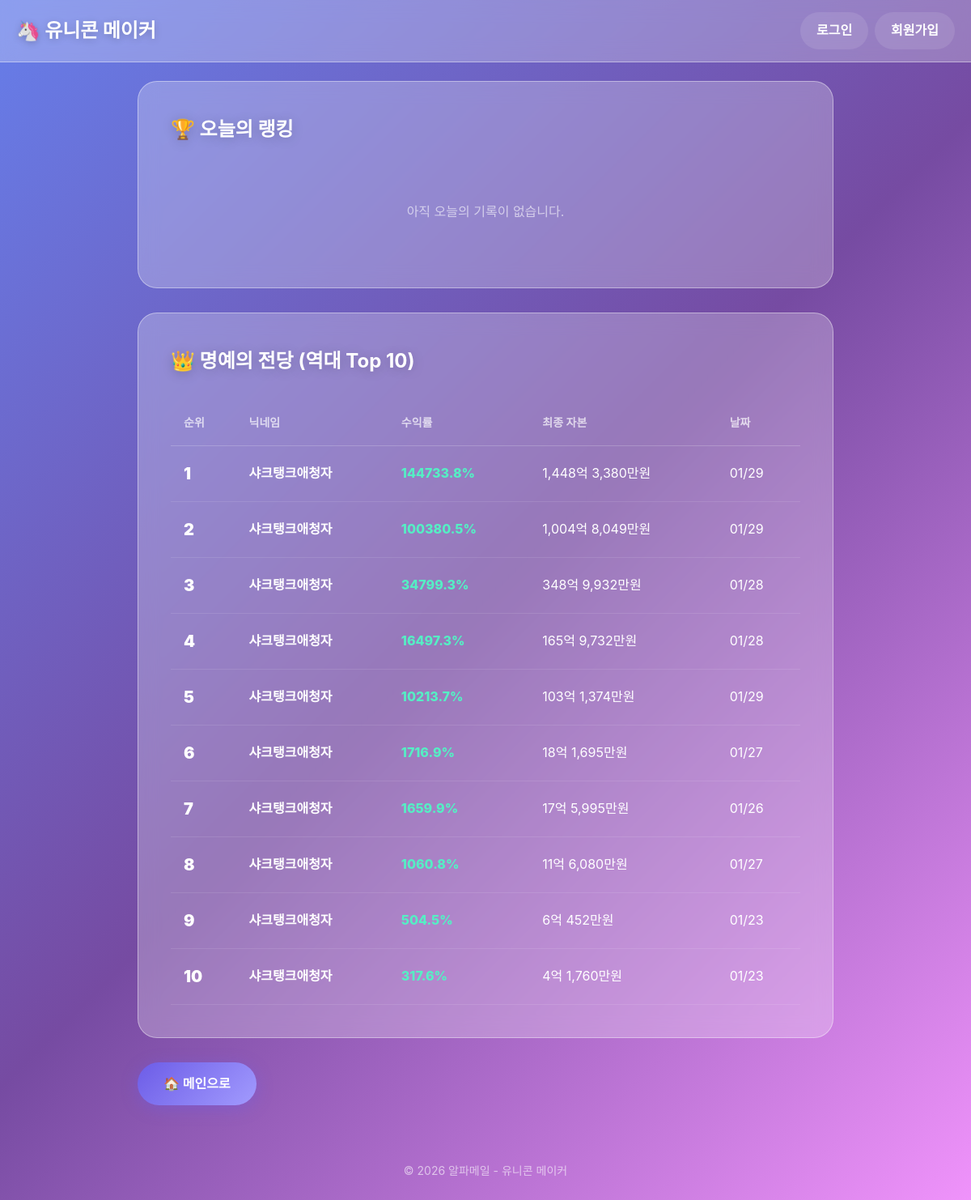
/ranking/, run on an earlier commit of the app's database.
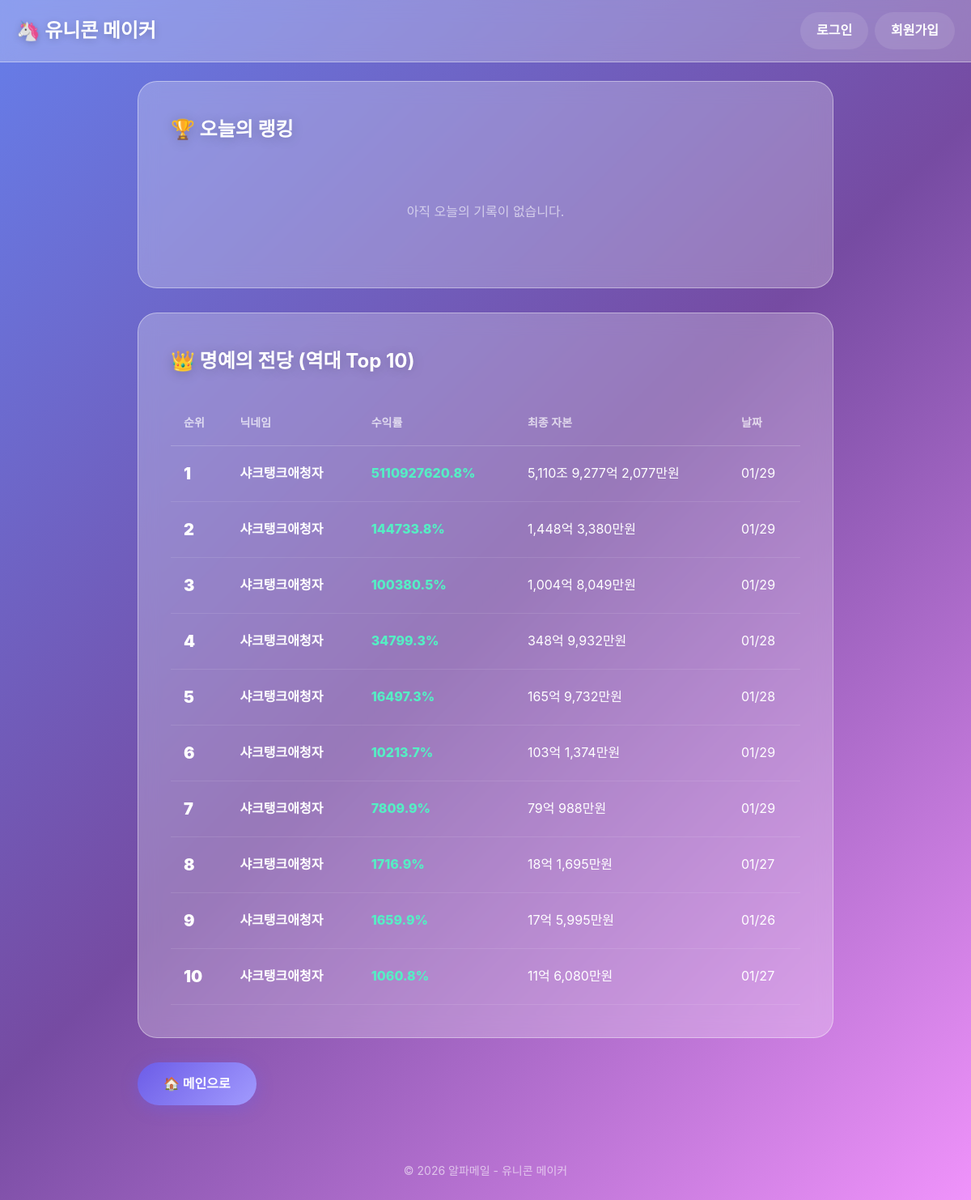
And on a later commit of the database.
### game/models.py (models this page shows, shortened)
class GameSession(models.Model):
    user = models.ForeignKey(
        User,
        on_delete=models.CASCADE,
        related_name='game_sessions',
        verbose_name='플레이어'
    )
    current_capital = models.BigIntegerField(
        default=10000,  # 만원 단위, 1억 = 10000
        verbose_name='현재 자본금(만원)'
    )
    remaining_chances = models.IntegerField(
        default=5,
        verbose_name='남은 기회'
    )
    is_finished = models.BooleanField(
        default=False,
        verbose_name='종료 여부'
    )
    final_profit_rate = models.FloatField(
        null=True,
        blank=True,
        verbose_name='최종 수익률(%)'
    )
    created_at = models.DateTimeField(
        auto_now_add=True,
        verbose_name='생성 시간'
    )
    remaining_reroles = models.IntegerField(
        default=5,
        verbose_name='남은 패스 횟수'
    )

class User(AbstractUser):
    nickname = models.CharField(
        max_length=20,
        unique=True,
        verbose_name='닉네임'
    )
    img_profile = models.ImageField(
        upload_to='profile/',
        blank=True,
        null=True,
        verbose_name='프로필 이미지'
    )
    best_profit_rate = models.FloatField(
        default=0.0,
        verbose_name='최고 수익률'
    )
    total_games = models.IntegerField(
        default=0,
        verbose_name='총 플레이 횟수'
    )

### game/views.py (the view)
# urls.py: path('ranking/', views.ranking_view, name='ranking'),
def ranking_view(request):
    today_ranking = get_today_ranking()
    hall_of_fame = get_hall_of_fame()
    context = {
        'today_ranking': today_ranking,
        'hall_of_fame': hall_of_fame,
    }
    return render(request, 'game/ranking.html', context)

### game/templatetags/number_filters.py (called while the page is built)
@register.filter
def korean_currency(value):
    try:
        value = int(value)
    except (ValueError, TypeError):
        return value
    if value == 0:
        return "0원"
    jo = value // 100000000  # 조
    remainder = value % 100000000
    eok = remainder // 10000  # 억
    man = remainder % 10000  # 만
    parts = []
    if jo > 0:
        parts.append(f"{jo:,}조")
    if eok > 0:
        parts.append(f"{eok:,}억")
    if man > 0:
        parts.append(f"{man:,}만원")
    elif parts:  # 억/조가 있는데 만원 단위가 0이면
        parts[-1] += "원"
    return " ".join(parts) if parts else "0원"

### game/views.py (called while the page is built)
def get_today_ranking():
    today = timezone.now().date()
    ranking = GameSession.objects.filter(
        is_finished=True,
        created_at__date=today
    ).order_by('-final_profit_rate')[:20]
    return ranking

def get_hall_of_fame():
    hall_of_fame = GameSession.objects.filter(
        is_finished=True
    ).order_by('-final_profit_rate')[:10]
    return hall_of_fame

### templates/game/ranking.html (shortened to what this page needs)
{% extends 'game/base.html' %}
{% load number_filters %}
{% block content %}
<div class="ranking-page">
    <section class="today-ranking">
        <h1>🏆 오늘의 랭킹</h1>
        {% if today_ranking %}
        <table class="ranking-table">
            <thead>
                <tr>
                    <th>순위</th>
                    <th>닉네임</th>
                    <th>수익률</th>
                    <th>최종 자본</th>
                </tr>
            </thead>
            <tbody>
                {% for session in today_ranking %}
                <tr class="{% if forloop.counter <= 3 %}top-rank{% endif %}">
                    <td class="rank">{{ forloop.counter }}</td>
                    <td class="nickname">{{ session.user.nickname }}</td>
                    <td class="profit {% if session.final_profit_rate >= 0 %}positive{% else %}negative{% endif %}">
                        {{ session.final_profit_rate|floatformat:1 }}%
                    </td>
                    <td class="capital">{{ session.current_capital|korean_currency }}</td>
                </tr>
                {% endfor %}
            </tbody>
        </table>
        {% else %}
        <p class="empty-message">아직 오늘의 기록이 없습니다.</p>
        {% endif %}
    </section>
    <section class="hall-of-fame">
        <h2>👑 명예의 전당 (역대 Top 10)</h2>
        {% if hall_of_fame %}
        <table class="ranking-table hall-of-fame-table">
            <thead>
                <tr>
                    <th>순위</th>
                    <th>닉네임</th>
                    <th>수익률</th>
                    <th>최종 자본</th>
                    <th>날짜</th>
                </tr>
            </thead>
            <tbody>
                {% for session in hall_of_fame %}
                <tr>
                    <td class="rank">{{ forloop.counter }}</td>
                    <td class="nickname">{{ session.user.nickname }}</td>
                    <td class="profit {% if session.final_profit_rate >= 0 %}positive{% else %}negative{% endif %}">{{ session.final_profit_rate|floatformat:1 }}%</td>
                    <td class="capital">{{ session.current_capital|korean_currency }}</td>
                    <td class="date">{{ session.created_at|date:"m/d" }}</td>
                </tr>
                {% endfor %}
            </tbody>
        </table>
        {% else %}
        <p class="empty-message">아직 기록이 없습니다.</p>
        {% endif %}
    </section>
    <div class="btn-group">
        <a href="{% url 'game:main' %}" class="btn btn-primary">🏠 메인으로</a>
    </div>
</div>
{% endblock %}

### templates/game/base.html (shortened to what this page needs)
{% load static %}
<!DOCTYPE html>
<html lang="ko">
<head>
    <link rel="stylesheet" href="{% static 'css/style.css' %}">
</head>
<body>
    <nav class="navbar">
        <div class="nav-container">
            <a href="{% url 'game:main' %}" class="nav-logo">🦄 유니콘 메이커</a>
            <ul class="nav-menu">
                {% if user.is_authenticated %}
                    <li><a href="{% url 'game:ranking' %}">🏆 랭킹</a></li>
                    <li><a href="{% url 'game:mypage' %}">👤 {{ user.nickname }}</a></li>
                    <li><a href="{% url 'game:logout' %}">로그아웃</a></li>
                {% else %}
                    <li><a href="{% url 'game:login' %}">로그인</a></li>
                    <li><a href="{% url 'game:signup' %}">회원가입</a></li>
                {% endif %}
            </ul>
        </div>
    </nav>
    <main class="main-content">
        {% block content %}
        {% endblock %}
    </main>
    <footer class="footer">
        <p>© 2026 알파메일 - 유니콘 메이커</p>
    </footer>
</body>
</html>

### static/css/style.css (style rules this page uses)
:root { --primary-color: #6C5CE7; --primary-light: #A29BFE; --secondary-color: #00CEC9; --success-color: #00B894; --danger-color: #FF7675; --warning-color: #FDCB6E; --text-color: #2D3436; --text-light: #636E72; --white: #FFFFFF; --glass-bg: rgba(255, 255, 255, 0.25); --glass-border: rgba(255, 255, 255, 0.4); --glass-shadow: 0 8px 32px rgba(31, 38, 135, 0.15); --blur: blur(12px); }
* { margin: 0; padding: 0; box-sizing: border-box; }
html { scroll-behavior: smooth; }
body { font-family: 'Pretendard', -apple-system, BlinkMacSystemFont, 'Segoe UI', Roboto, sans-serif; color: var(--text-color); line-height: 1.6; min-height: 100vh; background: linear-gradient(135deg, #667eea 0%, #764ba2 50%, #f093fb 100%); background-attachment: fixed; }
a { text-decoration: none; color: inherit; }
.navbar { position: fixed; top: 0; left: 0; right: 0; z-index: 1000; padding: 15px 0; background: var(--glass-bg); backdrop-filter: var(--blur); -webkit-backdrop-filter: var(--blur); border-bottom: 1px solid var(--glass-border); }
.nav-container { max-width: 1200px; margin: 0 auto; padding: 0 20px; display: flex; justify-content: space-between; align-items: center; }
.nav-logo { font-size: 24px; font-weight: 800; color: var(--white); text-shadow: 0 2px 10px rgba(0,0,0,0.2); }
.nav-menu { display: flex; list-style: none; gap: 8px; }
.nav-menu li a { display: inline-block; padding: 10px 20px; color: var(--white); font-weight: 600; border-radius: 50px; transition: all 0.3s ease; background: rgba(255,255,255,0.1); }
.main-content { max-width: 900px; margin: 0 auto; padding: 100px 20px 40px; min-height: 100vh; }
.btn { display: inline-block; padding: 14px 32px; border-radius: 50px; font-size: 16px; font-weight: 700; cursor: pointer; border: none; transition: all 0.3s ease; text-align: center; }
.btn-primary { background: linear-gradient(135deg, var(--primary-color), var(--primary-light)); color: var(--white); box-shadow: 0 4px 20px rgba(108, 92, 231, 0.4); }
.btn-group { display: flex; gap: 16px; margin-top: 24px; flex-wrap: wrap; }
.ranking-page { max-width: 900px; margin: 0 auto; }
.today-ranking, .hall-of-fame { background: var(--glass-bg); backdrop-filter: var(--blur); border-radius: 24px; border: 1px solid var(--glass-border); padding: 40px; margin-bottom: 30px; }
.today-ranking h1, .hall-of-fame h2 { color: var(--white); margin-bottom: 30px; text-shadow: 0 2px 15px rgba(0,0,0,0.2); }
.ranking-table { width: 100%; border-collapse: collapse; }
.ranking-table th { text-align: left; padding: 16px; color: rgba(255,255,255,0.7); font-size: 14px; font-weight: 600; border-bottom: 1px solid rgba(255,255,255,0.2); }
.ranking-table td { padding: 18px 16px; color: var(--white); border-bottom: 1px solid rgba(255,255,255,0.1); }
.ranking-table .rank { font-weight: 900; font-size: 20px; }
.ranking-table .nickname { font-weight: 600; }
.ranking-table .profit { font-weight: 800; }
.ranking-table .profit.positive { color: #55efc4; }
.empty-message { text-align: center; color: rgba(255,255,255,0.6); padding: 40px; font-size: 16px; }
.footer { text-align: center; padding: 30px 20px; color: rgba(255,255,255,0.6); font-size: 14px; }

What changed in the data, as far as the page shows it:
no longer on this page (row unchanged): GameSession: user.nickname "샤크탱크애청자", final_profit_rate "504.5", current_capital|korean_currency "6억 452만원", created_at "01/23"
no longer on this page (row unchanged): GameSession: user.nickname "샤크탱크애청자", final_profit_rate "317.6", current_capital|korean_currency "4억 1,760만원", created_at "01/23"
added GameSession: user.nickname "샤크탱크애청자", final_profit_rate "5110927620.8", current_capital|korean_currency "5,110조 9,277억 2,077만원", created_at "01/29"
added GameSession: user.nickname "샤크탱크애청자", final_profit_rate "7809.9", current_capital|korean_currency "79억 988만원", created_at "01/29"
